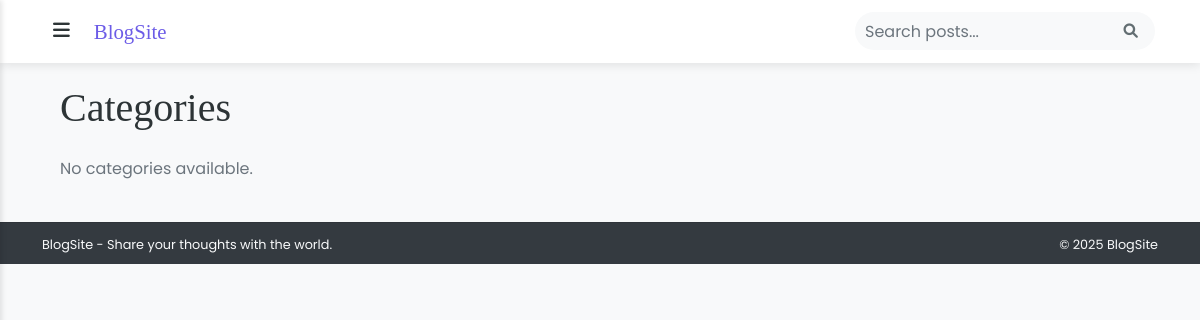
The page /categories/ (signed in) on the database as committed earlier.
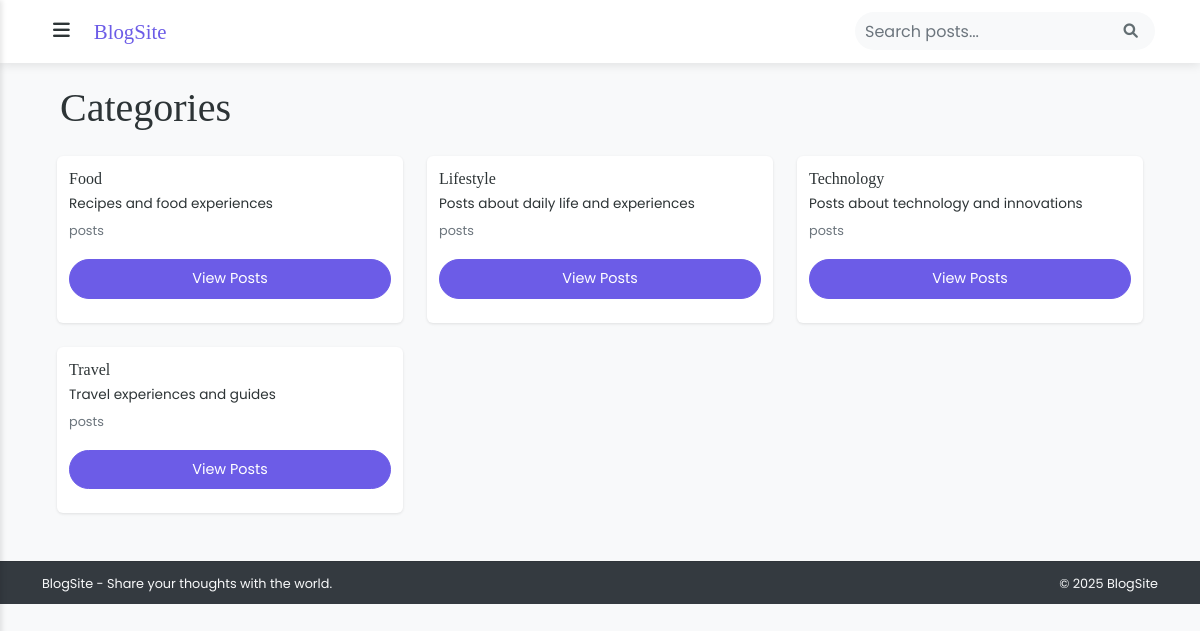
The same page on the database as committed later.
### Home/models.py (models this page shows, shortened)
class Category(models.Model):
    name = models.CharField(max_length=100, unique=True)
    slug = models.SlugField(unique=True)
    description = models.TextField(blank=True)
    created_at = models.DateTimeField(auto_now_add=True)
    class Meta:
        verbose_name_plural = 'Categories'
        ordering = ['name']

### Home/views.py (the view)
# urls.py: path('categories/', views.category_list, name='category_list'),
def category_list(request):
    categories = Category.objects.all()
    return render(request, 'home/category_list.html', {'categories': categories})

### Home/templates/home/category_list.html (shortened to what this page needs)
{% extends 'home/base.html' %}
{% block content %}
<div class="container">
    <h1 class="mb-4">Categories</h1>
    <div class="row">
        {% for category in categories %}
        <div class="col-md-4 mb-4">
            <div class="card h-100">
                <div class="card-body">
                    <h5 class="card-title">{{ category.name }}</h5>
                    {% if category.description %}
                    <p class="card-text">{{ category.description }}</p>
                    {% endif %}
                    <p class="text-muted">
                        <small>{{ category.post_set.count }} posts</small>
                    </p>
                    <a href="{% url 'category_posts' category.slug %}" class="btn btn-primary">
                        View Posts
                    </a>
                </div>
            </div>
        </div>
        {% empty %}
        <div class="col">
            <p class="text-muted">No categories available.</p>
        </div>
        {% endfor %}
    </div>
</div>
{% endblock %}

Rows that differ between the two databases and show on the page:
added Category: name "Food", description "Recipes and food experiences"
added Category: name "Lifestyle", description "Posts about daily life and experiences"
added Category: name "Technology", description "Posts about technology and innovations"
added Category: name "Travel", description "Travel experiences and guides"
Other text that changed with them:
text no longer shown: "No categories available."
